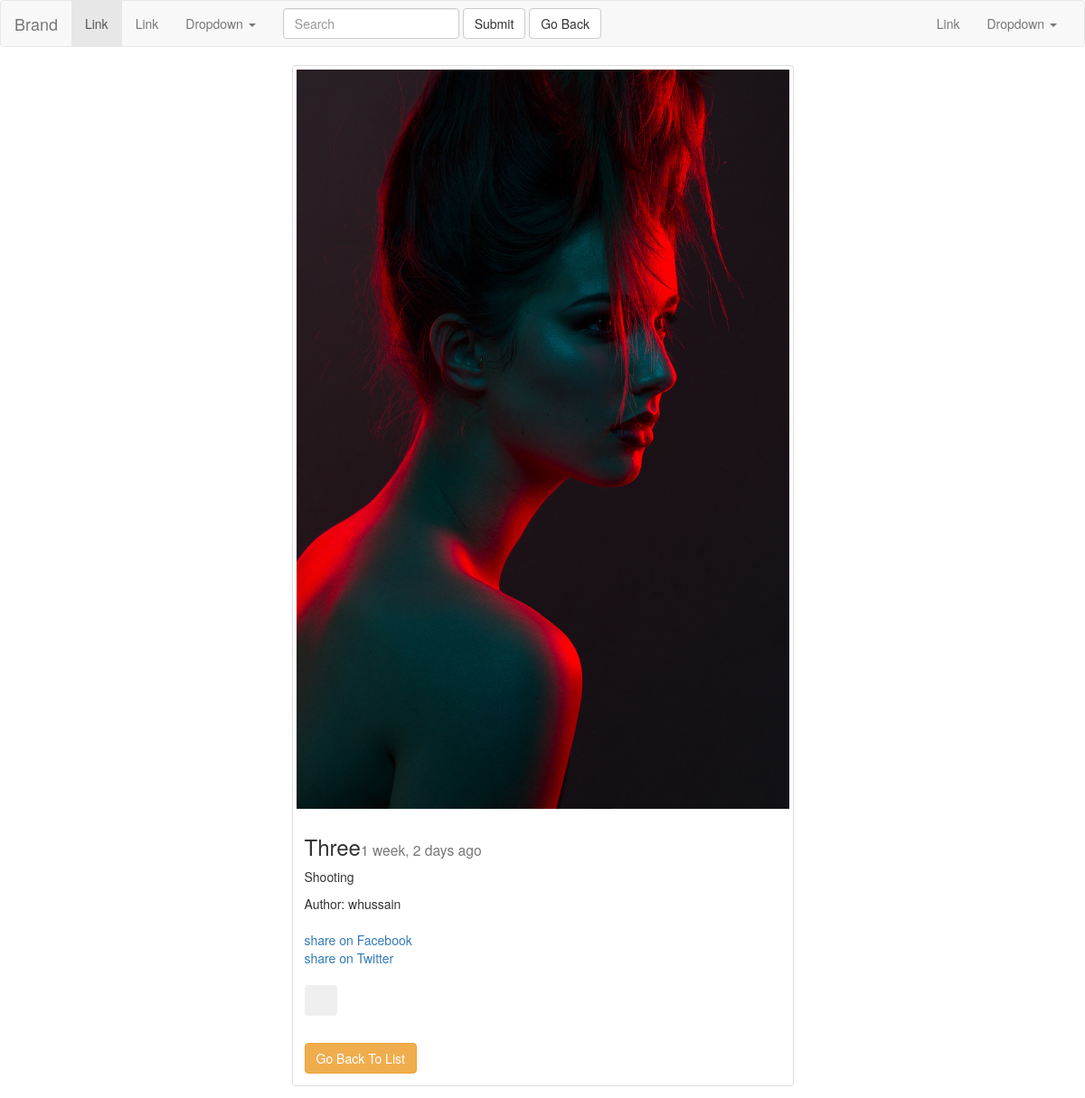
The app's page /posts/detail/hi/ (signed in) with its own data.
### posts/models.py (models this page shows, shortened)
class Post(models.Model):
    author = models.ForeignKey(User,default=1)
    title = models.CharField(max_length=50)
    image = models.ImageField(null=True , blank=True,upload_to="Django_images")
    content = models.TextField()
    draft = models.BooleanField(default=False)
    publish = models.DateField(auto_now=True)
    updated = models.DateTimeField(auto_now=True)
    timestamp = models.DateTimeField(auto_now_add=True)
    slug = models.SlugField(unique=True , null=True)
    class Meta:
        ordering =['-timestamp' ,'-updated']

### posts/views.py (the view)
# urls.py: url(r'^detail/(?P<slug>[-\w]+)/$', views.post_detail, name = "detail"),
def post_detail(request ,slug):
	obj=get_object_or_404(Post, slug=slug)
	date =timezone.now().date()
	if obj.publish > date or obj.draft:
		if not request.user.is_staff or request.user.is_superuser:
			raise Http404
	if request.user.is_authenticated():
		if Like.objects.filter(post=obj,user=request.user).exists():
			like=True
		else :
			like = False
	post_like_count = obj.like_set.all().count()
	user_like_count = request.user.like_set.all().count()
	context ={
	"object":obj,
	}
	return render(request,'post_detail.html',context)

### posts/templatetags/urlify.py (called while the page is built)
@register.filter
def urlify(value):
	return quote(value)

### posts/templates/post_detail.html (shortened to what this page needs)
{% extends "base.html" %}
{% load urlify %}
{% block content %}
    <div class="row">
        <div class="col-sm-6 col-sm-offset-3">
            <div class="thumbnail">
            {% if object.image %}
            <img src="{{object.image.url}}" class="img-responsive">
            {% endif %}
                <div class="caption">
                    <h3>{{object.title}}<small>{{object.publish|timesince}} ago </small></h3>
                    <p>{{object.content|linebreaks}}</p>
                    Author: {{object.author.username}}
                    <p>
                    <br>
             <a href="https://www.facebook.com/sharer/sharer.php?u={{request.build_absolute_uri}}">
                share on Facebook</a>
                <br>
                <a href="https://twitter.com/home?status={{instance.content|urlify|truncatechars:50}}%20{{request.build_absolute_uri}}">
                    share on Twitter
                    </a>
                <br>
                <br>
                <button class="btn" onclick="ajax_like()">
                <span id ="heart "class="glyphicon glyphicon-heart {% if liked %}text-danger{% endif %}"aria-hidden="true"></span>
                </button>
<div class="fb-likev col-sm-8 col-sm-offset-2 "data-href="{{request.build_absolute_uri}}" data-layout="button_count" data-action="like" data-size="small" data-show-faces="false" data-share="true"></div>
            <br>
            <a href="{% url 'posts:list' %}" class = "btn btn-warning">Go Back To List</a>
                </div>
            </div>
        </div>
{% endblock content %}

### records on screen
Post: image (picture), title "Three", publish "1 week, 2 days", content "Shooting", author.username "whussain"
